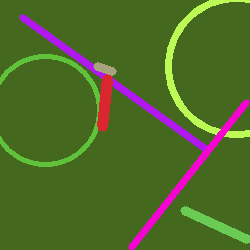
#> input picture microservices/painting.png, 250 x 250 px
$ python randomlines.py
#> lines starting #> are read from the running program, lines starting #| are printed output that depends on the picture; after the words box and inside, x2 and y2 are one past the last pixel; in counts of white or black regions, pixels touching at a corner belong together
import cv2 as cv
import numpy as np
from random import randrange
import sys
import os

# read
painting_file = "painting.png"
if os.path.exists(painting_file):
    image = cv.imread(painting_file, cv.IMREAD_COLOR)
#> image is the input picture: shape (250, 250, 3); mean B, G, R 41.7, 106.8, 79.9
    # perform operation
    h, w = image.shape[:2]
#> h = 250; w = 250
    x1 = randrange(w)
#> x1 = 216
    y1 = randrange(h)
#> y1 = 98
    x2 = randrange(w)
#> x2 = 194
    y2 = randrange(h)
#> y2 = 227
    color = (randrange(255), randrange(255), randrange(255))
    thickness = randrange(1, 10)
    cv.line(image, (x1, y1), (x2, y2), color, thickness)
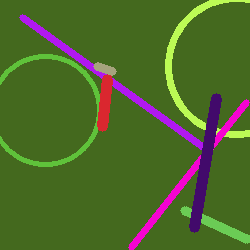
#> image: shape (250, 250, 3); 2.44% of pixels changed, all inside (x1, y1, x2, y2) = (189, 93, 222, 233)
    # output
    cv.imwrite(painting_file, image)

sys.exit(0)
#> (the program exits here)
